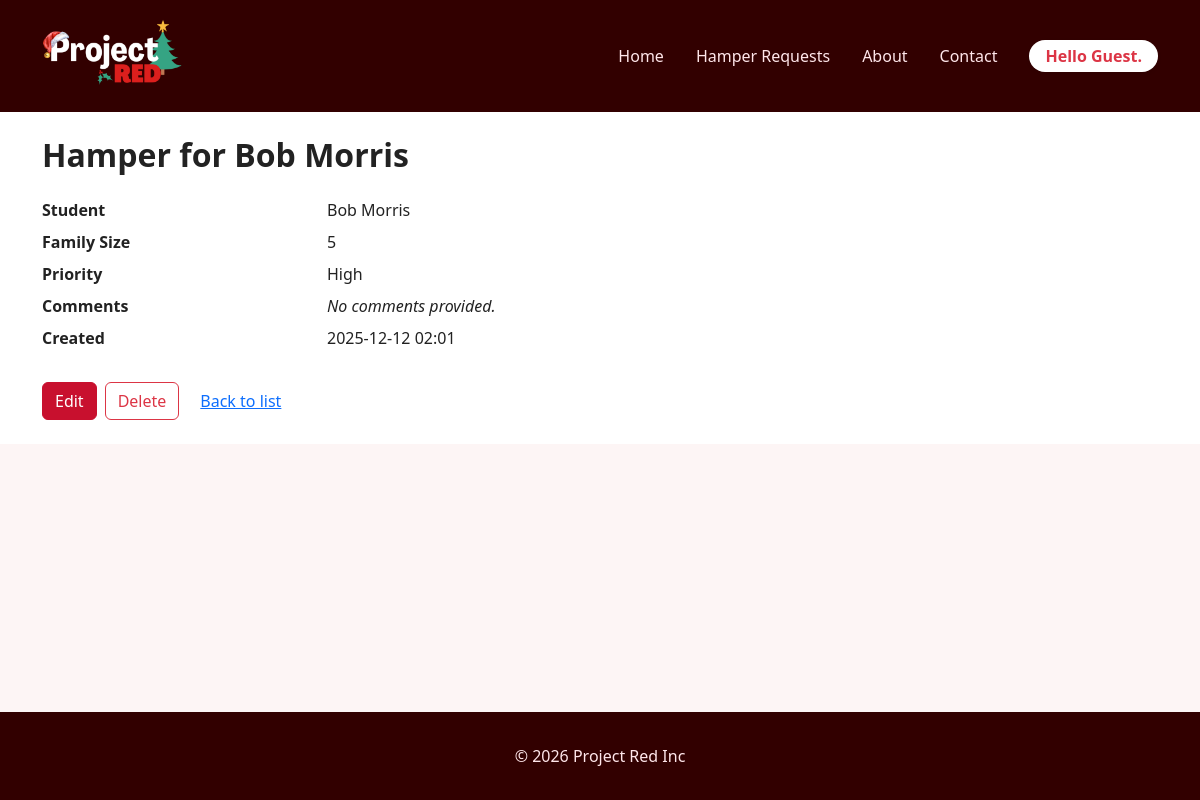
Page /hampers/2/ on the committed database.
### projectRed/models.py (models this page shows, shortened)
class HamperRequest(models.Model):
    PRIORITY_CHOICES = [
        ("low", "Low"),
        ("medium", "Medium"),
        ("high", "High"),
    ]
    student_name = models.CharField(max_length=100)
    family_size = models.PositiveIntegerField()
    priority = models.CharField(
        max_length=10, choices=PRIORITY_CHOICES, default="medium"
    )
    comments = models.TextField(blank=True)
    created_at = models.DateTimeField(auto_now_add=True)

### projectRed/views.py (the view)
# urls.py: path("hampers/<int:pk>/", views.hamper_detail, name="hamper_detail"),
def hamper_detail(request, pk):
    hamper = get_object_or_404(HamperRequest, pk=pk)
    context = {
        "page_title": f"Hamper for {hamper.student_name}",
        "current_year": datetime.date.today().year,
        "username": USERNAME,
        "hamper": hamper,
    }
    return render(request, "projectRed/hamper_detail.html", context)

### projectRed/templates/projectRed/hamper_detail.html (shortened to what this page needs)
{% extends "projectRed/base.html" %}
{% block content %}
<section class="page-section">
  <div class="container py-4">
    <h1 class="page-title mb-4">Hamper for {{ hamper.student_name }}</h1>
    <dl class="row">
      <dt class="col-sm-3">Student</dt>
      <dd class="col-sm-9">{{ hamper.student_name }}</dd>
      <dt class="col-sm-3">Family Size</dt>
      <dd class="col-sm-9">{{ hamper.family_size }}</dd>
      <dt class="col-sm-3">Priority</dt>
      <dd class="col-sm-9">{{ hamper.get_priority_display }}</dd>
      <dt class="col-sm-3">Comments</dt>
      <dd class="col-sm-9">
        {% if hamper.comments %}
          {{ hamper.comments }}
        {% else %}
          <em>No comments provided.</em>
        {% endif %}
      </dd>
      <dt class="col-sm-3">Created</dt>
      <dd class="col-sm-9">{{ hamper.created_at|date:"Y-m-d H:i" }}</dd>
    </dl>
    <div class="mt-4 d-flex flex-wrap gap-2">
      <a href="{% url 'hamper_update' hamper.pk %}" class="btn btn-primary">
        Edit
      </a>
      <a href="{% url 'hamper_delete' hamper.pk %}" class="btn btn-outline-danger">
        Delete
      </a>
      <a href="{% url 'hamper_list' %}" class="btn btn-link">
        Back to list
      </a>
    </div>
  </div>
</section>
{% endblock %}

### projectRed/static/projectRed/css/site.css (style rules this page uses)
html, body { height: 100%; margin: 0; padding: 0; }
body { display: flex; flex-direction: column; }
body { font-family: system-ui, -apple-system, BlinkMacSystemFont, "Segoe UI", sans-serif; margin: 0; background-color: #fdf5f5; color: #222; }
.info-section, .page-section { background-color: #ffffff; }
.page-title { font-size: 2rem; font-weight: 700; margin-bottom: 1rem; }
.btn-primary { background-color: #C8102E; border-color: #C8102E; }

### rows in the picture
HamperRequest: student_name "Bob Morris", family_size "5", priority "High", created_at "2025-12-12 02:01"

### other values in the picture
{{ username|default:"Guest" }} "Guest"
